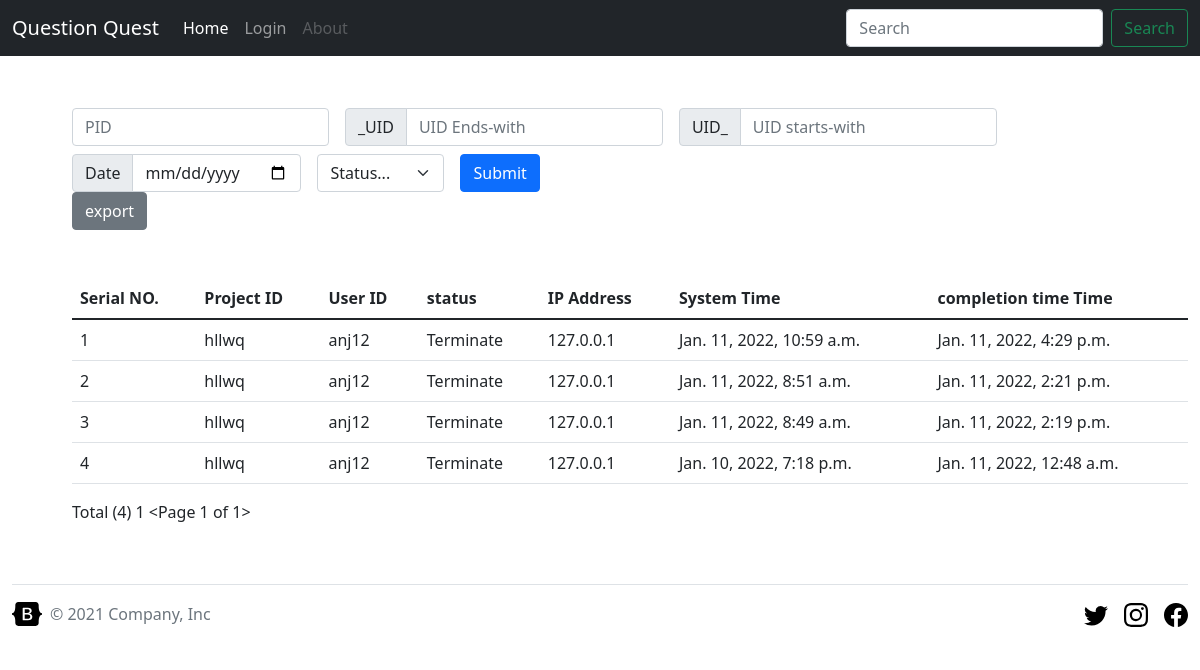
/accounts/profile/ (signed in), run on an earlier commit of the app's database.
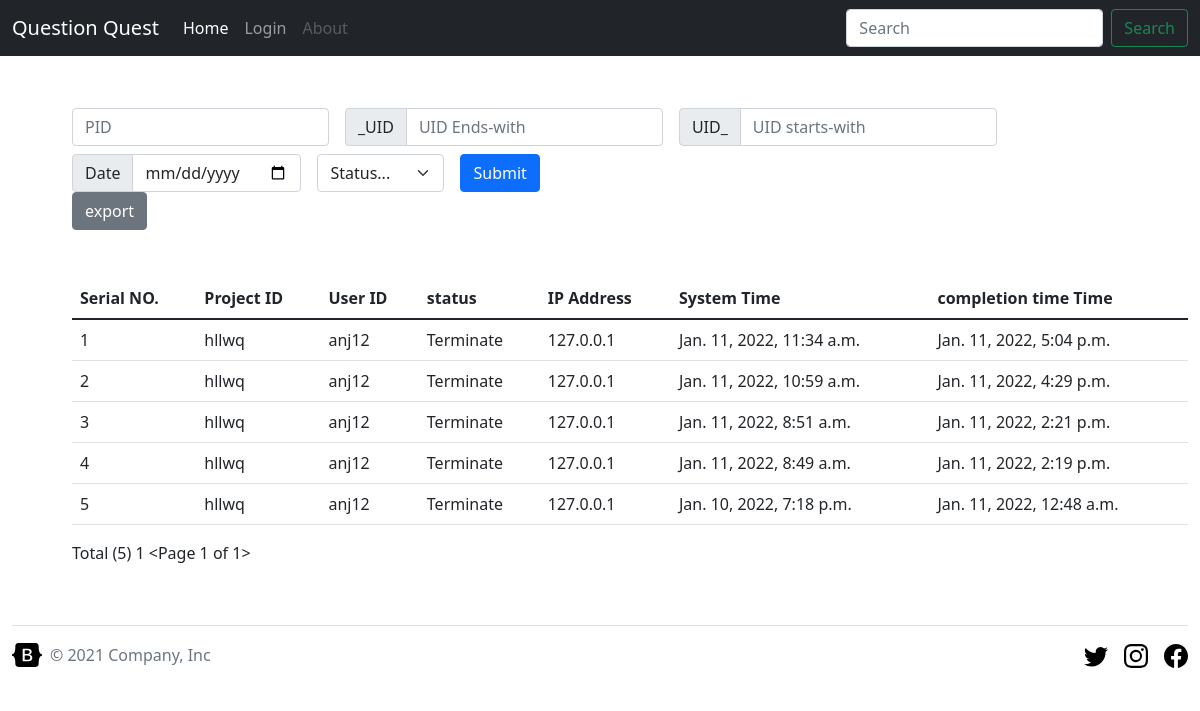
And on a later commit of the database.
### Dashboard/models.py (models this page shows, shortened)
class Linksinfo(models.Model):
    uid = models.CharField(max_length=40)
    pid = models.CharField(max_length=40)
    ip = models.CharField(max_length=20)
    status=models.CharField(max_length=10)
    systemTime = models.DateTimeField(auto_now=False,auto_now_add=True)
    completionTime= models.DateTimeField(auto_now=False)

### Dashboard/views.py (the view, shortened to what this page needs)
# urls.py: path('profile/',viewDashboard),
@login_required
def viewDashboard(request):
    qs = ViewLinksData.objects.all().distinct()
    paginator= Paginator(qs,100,orphans=1)
    page_num = request.GET.get('page')
    page_obj = paginator.get_page(page_num)
    return render(request,'dashboard/dashboard1.html',{'page_obj':page_obj})

### templates/dashboard/dashboard1.html (shortened to what this page needs)
{% extends '../base/base.html' %}
    {% block main %}
    <div class="container pt-5">
        <form class="row gy-2 gx-3 align-items-center" method="POST">
            <div class="col-auto">
              <input type="text" name="p_id" class="form-control" id="PID" placeholder="PID">
            </div>
            <div class="col-auto">
              <div class="input-group">
                <div class="input-group-text">_UID</div>
                <input type="text" name="u_ide" class="form-control" id="_UID" placeholder="UID Ends-with">
              </div>
            </div>
            <div class="col-auto">
              <div class="input-group">
                <div class="input-group-text">UID_</div>
                <input type="text" name="u_ids" class="form-control" id="UID_" placeholder="UID starts-with">
              </div>
            </div>
            <div class="col-auto">
              <div class="input-group">
                <div class="input-group-text">Date</div>
                <input type="date" name="date" class="form-control" id="autoSizingInputGroup" placeholder="Date">
              </div>
            </div>
            <div class="col-auto">
              <select class="form-select" id="autoSizingSelect" name="status">
                <option style="display: none;" selected value="" >Status...</option>
              </select>
            </div>
            <div class="col-auto">
              <button type="submit" class="btn btn-primary">Submit</button>
            </div>
          </form>
          <a href="{% url 'export-csv' %}" class="btn btn-secondary">export</a>
        <div class="table-responsive pt-5">
            <table class=" table  table-hover">
                <thead class="thead">
                  <tr>
                    <th scope="col">Serial NO.</th>
                    <th scope="col">Project ID</th>
                    <th scope="col">User ID</th>
                    <th scope="col">status</th>
                    <th scope="col">IP Address</th>
                    <th scope="col">System Time</th>
                    <th scope="col">completion time Time</th>
                  </tr>
                </thead>
                <tbody>
                    {% for i in page_obj %}
                  <tr>
                    <td>{{forloop.counter}}</td>
                    <td> {{i.pid}}</td>
                    <td> {{i.uid}}</td>
                    <td>{{i.status}}</td>
                    <td>{{i.ip}}</td>
                    <td>{{i.systemTime}}</td>
                    <td>{{i.completionTime}}</td>
                  </tr>
                  {% endfor %}
                </tbody>
              </table>
        </div>
        <span>Total ({{page_obj.paginator.count}})</span>
        <span class="text-alig-center">
            <span>{{page_obj.number}} {{page_obj}}</span>
        </span>
    </div>
{% endblock main %}

What changed in the data, as far as the page shows it:
added Linksinfo: pid "hllwq", uid "anj12", status "Terminate", ip "127.0.0.1", systemTime "Jan. 11, 2022, 11:34 a.m.", completionTime "Jan. 11, 2022, 5:04 p.m."
Also different on the page:
{{ page_obj.paginator.count }}: "4" → "5"
